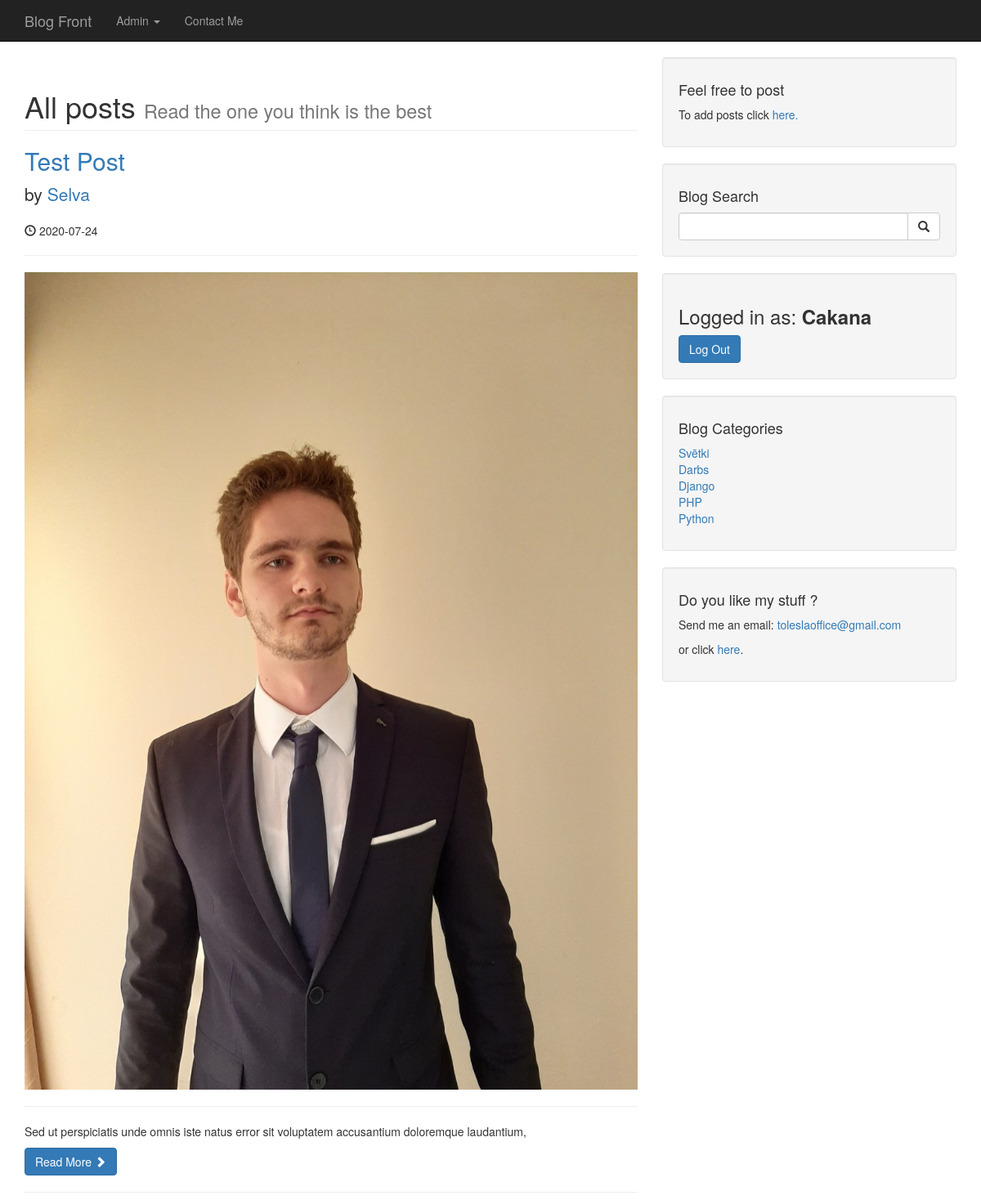
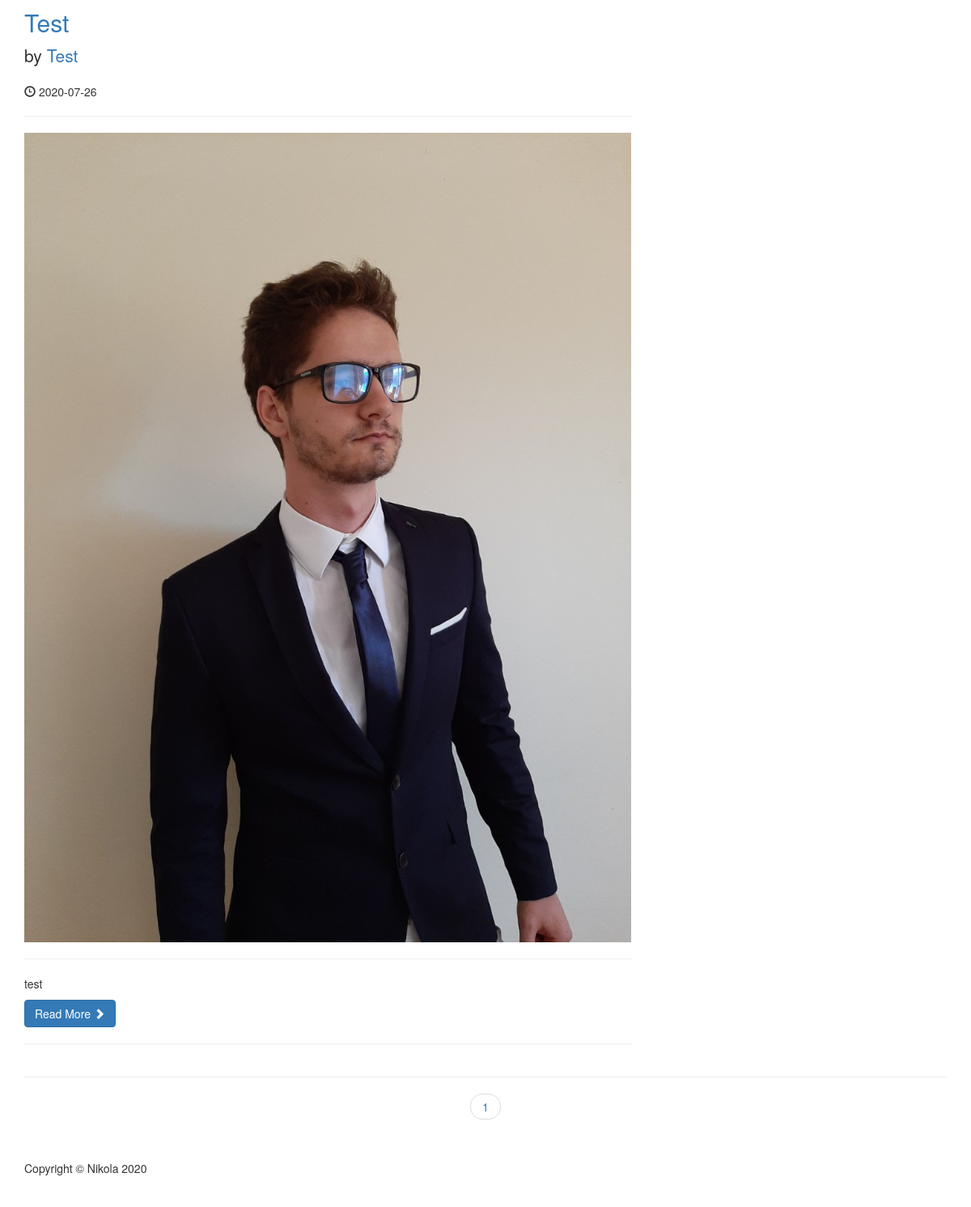
Screenshot of / (signed in) with the database file from the repository (2 pictures, top to bottom).
### tables this page shows
CREATE TABLE `posts` (
  `post_id` int(3) NOT NULL,
  `post_category_id` int(3) NOT NULL,
  `post_title` varchar(255) NOT NULL,
  `post_date` date NOT NULL,
  `post_author` varchar(255) NOT NULL,
  `post_image` text NOT NULL,
  `post_content` text NOT NULL,
  `post_tags` varchar(255) NOT NULL,
  `post_comment_count` int(11) NOT NULL DEFAULT 0,
  `post_status` varchar(255) NOT NULL DEFAULT 'draft',
  `post_views_count` int(11) NOT NULL DEFAULT 0
);

CREATE TABLE `categories` (
  `cat_id` int(3) NOT NULL,
  `cat_title` varchar(255) NOT NULL
);

### admin/functions.php (the view, shortened to what this page needs)
<?php
function is_admin($username) {
    global $connection;
    $stmt = mysqli_prepare($connection, "SELECT user_role FROM users WHERE username = ?");
    mysqli_stmt_bind_param($stmt, 's', $username);
    mysqli_stmt_execute($stmt);
    mysqli_stmt_bind_result($stmt, $user_role);
    if($user_role == 'admin') {
        return true;
    } else {
        return false;
    }
}
function showAllPosts($username, $limit) {
    global $connection;
    if ($username == null){
        $stmt = mysqli_prepare($connection, "SELECT post_id, post_title, post_author, post_date, post_image, post_content, post_status FROM posts WHERE post_status = ?");
        $published = 'published';
        mysqli_stmt_bind_param($stmt, 's', $published);
        mysqli_stmt_execute($stmt);
        mysqli_stmt_store_result($stmt);
        $count = mysqli_stmt_num_rows($stmt);
        if($count < 1) {
            echo "<h2 class='text-center text-danger'>NO POSTS AVAILABLE</h2>";
        } else {
            $count = ceil($count / 5);
            $stmt = mysqli_prepare($connection, "SELECT post_id, post_title, post_author, post_date, post_image, post_content, post_status FROM posts WHERE post_status = ? LIMIT $limit, 5");
            mysqli_stmt_bind_param($stmt, 's', $published);
            mysqli_stmt_execute($stmt);
        }
    }
    else if (is_admin($username)) {
        $stmt = mysqli_prepare($connection, "SELECT post_id, post_title, post_author, post_date, post_image, post_content, post_status FROM posts");
        mysqli_stmt_execute($stmt);
        mysqli_stmt_store_result($stmt);
        $count = mysqli_stmt_num_rows($stmt);
        if($count < 1) {
            echo "<h2 class='text-center text-danger'>NO POSTS AVAILABLE</h2>";
        } else {
            $count = ceil($count / 5);
            $stmt = mysqli_prepare($connection, "SELECT post_id, post_title, post_author, post_date, post_image, post_content, post_status FROM posts LIMIT $limit, 5");
            mysqli_stmt_execute($stmt);
        }
    }
        mysqli_stmt_bind_result($stmt, $post_id, $post_title, $post_author, $post_date, $post_image, $post_content, $post_status);
        while(mysqli_stmt_fetch($stmt)) {
            ?>
            <h2>
                <a href="post.php?p_id=<?php echo $post_id ?>"><?php echo $post_title ?></a>
            </h2>
            <p class="lead">
                by <a href="author_post.php?author=<?php echo $post_author ?>&p_id=<?php echo $post_id ?>"><?php echo $post_author ?></a>
            </p>
            <p><span class="glyphicon glyphicon-time"></span> <?php echo $post_date ?></p>
            <hr>
            <a href="post.php?p_id=<?php echo $post_id ?>">
                <img class="img-responsive" src="images/<?php echo $post_image?>" alt="">
            </a>
            <hr>
            <p><?php echo substr($post_content,0,100)?></p>
            <a class="btn btn-primary" href="post.php?p_id=<?php echo $post_id ?>">Read More <span class="glyphicon glyphicon-chevron-right"></span></a>
            <hr>
            <?php
}
return $count;
}

### includes/header.php (shortened to what this page needs)
<!DOCTYPE html>
<html lang="en">
<head>
    <?php include "admin/functions.php" ?>
    <link href="css/bootstrap.min.css" rel="stylesheet">
    <link href="css/blog-home.css" rel="stylesheet">
</head>

### index.php
<?php  include "includes/header.php"?>
<body>
    <?php  include "includes/navi.php" ?>
    <div class="container">
        <div class="row">
            <div class="col-md-8">
                <h1 class="page-header">
                    All posts
                    <small>Read the one you think is the best</small>
                </h1>
                <?php
                if (isset($_GET['page'])) {
                    $page = escape($_GET['page']);
                } else {
                    $page = '';
                }
                if ($page == "" || $page == 1) {
                    $page_1 = 0;
                } else {
                    $page_1 = ($page * 5) - 5;
                }
                $count = showAllPosts($_SESSION['username'], $page_1);
                ?>
            </div>
            <?php include "includes/sidebar.php"  ?>
        </div>
        <hr>
    <ul class="pager">
        <?php
        for ($i = 1; $i <= $count; $i++) {
            echo "<li><a href='index.php?page={$i}'>{$i}</a></li>";
        }
        ?>
    </ul>
<?php  include "includes/footer.php" ?>

### includes/navi.php (shortened to what this page needs)
<nav class="navbar navbar-inverse navbar-fixed-top" role="navigation">
    <div class="container">
        <div class="navbar-header">
            <a class="navbar-brand" href="./index.php">Blog Front</a>
        </div>
        <div class="collapse navbar-collapse" id="bs-example-navbar-collapse-1">
            <ul class="nav navbar-nav">
                <?php
                if (isset($_SESSION['username'])){
                ?>
                <li class="dropdown">
                    <a href="#" class="dropdown-toggle" data-toggle="dropdown"> Admin <b class="caret"></b></a>
                </li>
                <li>
                <?php }
                ?>
                <li class="nav-item">
                    <a class="nav-link" href="contact.php">Contact Me</a>
                </li>
            </ul>
        </div>
    </div>
</nav>

### includes/sidebar.php (shortened to what this page needs)
<div class="col-md-4">
    <?php
    if (isset($_SESSION['username'])){
        include "addpostWell.php" ;
    }
    ?>
    <?php  include "searchbar.php" ?>
    <?php
    if (!isset($_SESSION['username'])) {
        ?>
        <div class="well">
            <h4>Login</h4>
            <form action="includes/login.php" method="post">
                <div class="form-group">
                    <input type="text" name="username" class="form-control" placeholder="Enter Username">
                </div>
                <div class="input-group">
                    <input type="password" name="password" class="form-control" placeholder="Enter Password">
                    <span class="input-group-btn">
                    <button class="btn btn-primary" name="login" type="submit">Log In</button>
                </span>
                </div>
            </form>
        </div>
        <?php
    } else {    ?>
        <div class="well">
            <h3>Logged in as:   <strong><?php echo $_SESSION['username']?></strong></h3>
            <a class="btn btn-primary" href="includes/logout.php">Log Out</a>
        </div>
    <?php
    }
    ?>
    <div class="well">
        <?php
        $stmt = mysqli_prepare($connection, "SELECT cat_title, cat_id FROM categories");
        mysqli_stmt_execute($stmt);
        mysqli_stmt_bind_result($stmt, $cat_title, $cat_id);
        ?>
        <h4>Blog Categories</h4>
        <div class="row">
            <div class="col-lg-12">
                <ul class="list-unstyled">
                    <?php
                    while(mysqli_stmt_fetch($stmt)):
                        echo "<li><a href='category.php?category_id={$cat_id}'>$cat_title</a></li>";
                    endwhile;
                    ?>
                </ul>
            </div>
        </div>
    </div>
    <?php
    include "contact_widget.php";
    ?>
</div>

### includes/addpostWell.php
<div class="well">
    <h4>Feel free to post</h4>
    <p>To add posts click <a href="admin/posts.php?source=add_post">here.</a></p>
</div>

### includes/searchbar.php
<div class="well">
    <h4>Blog Search</h4>
    <form action="./search.php" method="post">
        <div class="input-group">
            <input type="text" name="search" class="form-control">
            <span class="input-group-btn">
                                <button name="submit" class="btn btn-default" type="submit">
                                    <span class="glyphicon glyphicon-search"></span>
                                </button>
                </span>
        </div>
    </form>
</div>

### includes/contact_widget.php
<div class="well">
    <h4>Do you like my stuff ?</h4>
    <p>Send me an email: <a href="mailto:toleslaoffice@gmail.com">toleslaoffice@gmail.com</a></p>
    <p>or click <a href="./contact.php">here</a>.</p>
</div>

### includes/footer.php (shortened to what this page needs)
<footer>
    <div class="row">
        <div class="col-lg-12">
            <p>Copyright &copy; Nikola 2020</p>
        </div>
    </div>
</footer>
</div>
</body>
</html>

### css/blog-home.css (style rules this page uses)
body { padding-top: 70px; }
footer { margin: 50px 0; }

### rows the page displays
posts: post_author "Selva", post_date "2020-07-24", shows a picture, post_content "Sed ut perspiciatis unde omnis iste natus error sit voluptatem accusantium doloremque laudantium,"
posts: post_author "Test", post_date "2020-07-26", shows a picture, post_content "test"
categories: cat_title "Svētki"
categories: cat_title "Darbs"
categories: cat_title "Django"
categories: cat_title "PHP"
categories: cat_title "Python"

### other values shown
$_SESSION['username'] "Cakana"
